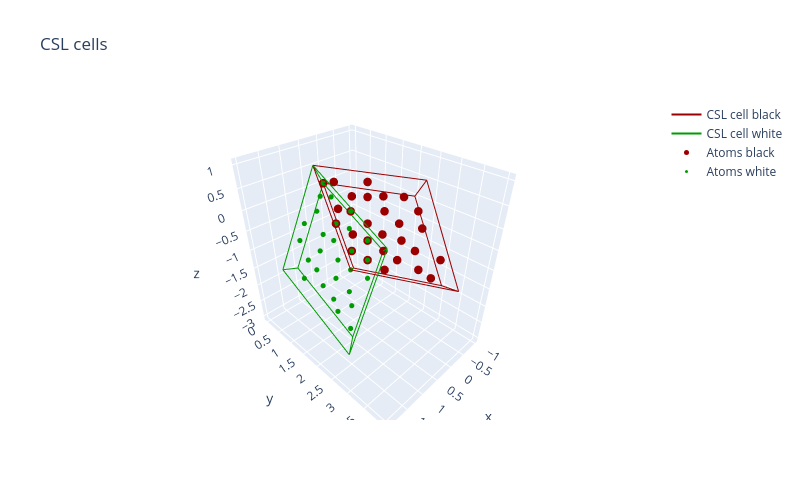

Notebook cell for this chart:
### Markdown cell above
At this stage we can use some of the visualisation tools to see what we have produced. First a look at the two csl unit cells in their original orientation:

### Code cell
test_csl.visualise_3d()

### Figure 1 — Plotly figure (JSON) as saved in the notebook; plotly's stock layout.template omitted (floating-point values rounded to 4 significant figures)
{"data": [{"line": {"color": "rgb(155, 0, 0)", "width": 2}, "mode": "lines", "name": "CSL cell black", "type": "scatter3d", "x": [0, 1, null, 0, 0, null, 0, -1, null, 1, 1, null, 0, 1, null, 1, 0, null, -1, 0, null, -1, -1, null, -1, 0, null, 0, 0, null, 1, 0, null, 0, -1, null], "y": [0, 1, null, 0, 1, null, 0, 2, null, 1, 2, null, 1, 2, null, 2, 4, null, 3, 4, null, 2, 3, null, 2, 3, null, 3, 4, null, 1, 3, null, 1, 3, null], "z": [0, 1, null, 0, -2, null, 0, 0, null, 1, -1, null, -2, -1, null, -1, -1, null, -2, -1, null, 0, -2, null, 0, 1, null, 1, -1, null, 1, 1, null, -2, -2, null]}, {"line": {"color": "rgb(0, 155, 0)", "width": 2}, "mode": "lines", "name": "CSL cell white", "type": "scatter3d", "x": [0, 1, null, 0, 1, null, 0, 0, null, 1, 2, null, 1, 2, null, 2, 2, null, 1, 2, null, 0, 1, null, 0, 1, null, 1, 2, null, 1, 1, null, 1, 1, null], "y": [0, 1, null, 0, 0, null, 0, 2, null, 1, 1, null, 0, 1, null, 1, 3, null, 2, 3, null, 2, 2, null, 2, 3, null, 3, 3, null, 1, 3, null, 0, 2, null], "z": [0, 1, null, 0, -2, null, 0, -1, null, 1, -1, null, -2, -1, null, -1, -2, null, -3, -2, null, -1, -3, null, -1, 0, null, 0, -2, null, 1, 0, null, -2, -3, null]}, {"marker": {"color": "rgb(155, 0, 0)", "size": 5}, "mode": "markers", "name": "Atoms black", "type": "scatter3d", "x": [-0.5, -0.5, 0.0, -0.5, -0.5, -0.5, 0.0, 0.0, 0.5, 0.0, 0.5, 0.0, 0.5, 0.0, 0.5, 0.0, 0.0, -0.5, -0.5, 0.0, 0.0, 0.5, 0.0, 0.5, 0.0, 0.0, 0.5, 0.0], "y": [2.0, 3.0, 1.5, 1.5, 2.5, 2.0, 0.5, 1.0, 1.5, 1.5, 1.0, 2.0, 2.5, 2.5, 2.0, 3.0, 3.5, 1.5, 2.5, 0.0, 1.0, 1.5, 1.5, 1.0, 2.0, 2.5, 2.0, 3.0], "z": [-1.5, -1.5, -1.5, -1.0, -1.0, -0.5, -0.5, -1.0, -1.0, -0.5, -0.5, -1.0, -1.0, -0.5, -0.5, -1.0, -0.5, 0.0, 0.0, 0.0, 0.0, 0.0, 0.5, 0.5, 0.0, 0.5, 0.5, 0.0]}, {"marker": {"color": "rgb(0, 155, 0)", "size": 3}, "mode": "markers", "name": "Atoms white", "type": "scatter3d", "x": [1.0, 0.5, 0.5, 1.0, 1.0, 1.0, 1.5, 1.0, 1.5, 1.5, 0.5, 0.5, 0.5, 0.5, 1.0, 1.0, 1.5, 1.0, 1.5, 1.0, 1.5, 1.0, 0.0, 0.5, 0.5, 1.0, 1.0, 1.0], "y": [1.5, 1.0, 2.0, 0.5, 1.0, 1.5, 1.0, 2.0, 2.5, 2.0, 0.5, 1.5, 1.0, 2.0, 0.5, 1.0, 1.5, 1.5, 1.0, 2.0, 2.5, 2.5, 0.0, 0.5, 1.5, 1.0, 1.5, 2.0], "z": [-2.5, -1.5, -1.5, -1.5, -2.0, -1.5, -1.5, -2.0, -2.0, -1.5, -1.0, -1.0, -0.5, -0.5, -0.5, -1.0, -1.0, -0.5, -0.5, -1.0, -1.0, -0.5, 0.0, 0.0, 0.0, 0.0, 0.5, 0.0]}], "layout": {"height": 500, "title": {"text": "CSL cells"}, "width": 800, "xaxis": {"domain": [0, 0.9], "nticks": 10}, "yaxis": {"scaleanchor": "x"}}}
